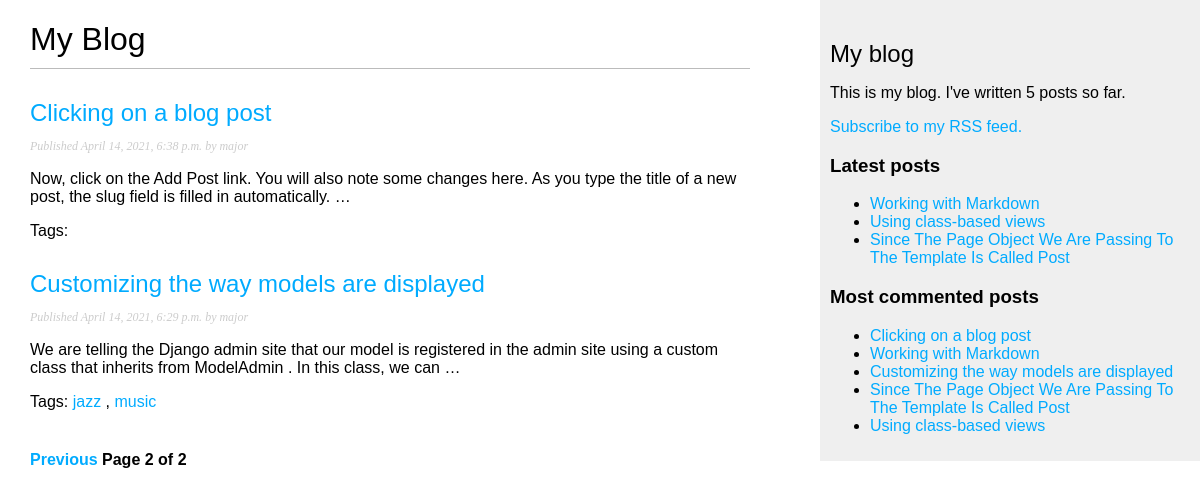
Screenshot of /blog/?page=2 with the database file from the repository.
### blog/models.py (models this page shows, shortened)
class Post(models.Model):
    STATUS_CHOICES = (
        ('draft', 'Draft'),
        ('published', 'Published'),
    )
    title = models.CharField(max_length=250)
    slug = models.SlugField(
        max_length=250,
        unique_for_date='publish'
    )
    author = models.ForeignKey(User, on_delete=models.CASCADE, related_name='blog_posts')
    body = models.TextField()
    publish = models.DateTimeField(default=timezone.now)
    created = models.DateTimeField(auto_now_add=True)
    updated = models.DateTimeField(auto_now=True)
    status = models.CharField(max_length=10, choices=STATUS_CHOICES, default='draft')
    objects = models.Manager()  # The default Manager
    published = PublishedManager()  # Our custom manager
    tags = TaggableManager()
    class Meta:
        ordering = ('-publish',)
    def get_absolute_url(self):
        return reverse(
            'blog:post_detail',
            args=[
                self.publish.year,
                self.publish.month,
                self.publish.day,
                self.slug,
            ])

### blog/views.py (the view)
# urls.py: path('', views.post_list, name='post_list'),
def post_list(request, tag_slug=None):
    object_list = Post.published.all()
    tag = None
    if tag_slug:
        tag = get_object_or_404(Tag, slug=tag_slug)
        object_list = object_list.filter(tags__in=[tag])
    paginator = Paginator(object_list, 3)
    page = request.GET.get('page')
    try:
        posts = paginator.page(page)
    except PageNotAnInteger:
        posts = paginator.page(1)
    except EmptyPage:
        posts = paginator.page(paginator.num_pages)
    return render(request,
                'blog/post/list.html',
                {'page': page,
                 'posts': posts,
                 'tag': tag,})

### blog/models.py (called while the page is built)
    def get_queryset(self):
        return super(PublishedManager, self).get_queryset().filter(status='published')

### blog/templatetags/blog_tags.py (called while the page is built)
@register.simple_tag
def total_posts():
    return Post.published.count()

@register.inclusion_tag('blog/post/latest_posts.html')
def show_latest_posts(count=5):
    latest_posts = Post.published.order_by('-publish')[:count]
    return {'latest_posts': latest_posts}

@register.simple_tag
def get_most_commented_posts(count=5):
    return Post.published.annotate(
        total_comments=Count('comments')
    ).order_by('-total_comments')[:count]

@register.filter(name='markdown')
def markdown_format(text):
    return mark_safe(markdown.markdown(text))

### blog/templates/blog/post/list.html (shortened to what this page needs)
{% extends "blog/base.html" %}
{% load blog_tags %}
{% block content %}
    <h1>My Blog</h1>
    {% for post in posts %}
        <h2>
            <a href="{{ post.get_absolute_url }}">
                {{ post.title }}
            </a>
        </h2>
        <p class="date">
            Published {{ post.publish }} by {{ post.author }}
        </p>
        {{ post.body|markdown|truncatewords:30|linebreaks }}
        <p class="tags">
            Tags:
            {% for tag in post.tags.all %}
                <a href="{% url 'blog:post_list_by_tag' tag.slug %}">
                    {{ tag.name }}
                </a>
                {% if not forloop.last %}, {% endif %}
            {% endfor %}
        </p>
    {% endfor %}
    {% include 'pagination.html' with page=posts %}
{% endblock %}

### blog/templates/blog/base.html (shortened to what this page needs)
{% load blog_tags %}
{% load static %}
<!DOCTYPE html>
<html>
    <head>
        <link rel="stylesheet" href="{% static 'css/blog.css' %}">
    </head>
    <body>
        <div id="content">
            {% block content %}
            {% endblock %}
        </div>
        <div id="sidebar">
            <h2>My blog</h2>
            <p>This is my blog. I've written {% total_posts %} posts so far.</p>
            <p><a href="{% url 'blog:post_feed' %}">Subscribe to my RSS feed.</a></p>
            <h3>Latest posts</h3>
            {% show_latest_posts 3 %}
            <h3>Most commented posts</h3>
            {% get_most_commented_posts as most_commented_posts %}
            <ul>
                {% for post in most_commented_posts %}
                    <li>
                        <a href="{{ post.get_absolute_url }}">{{ post.title }}</a>
                    </li>
                {% endfor %}
            </ul>
        </div>
    </body>
</html>

### blog/templates/blog/post/latest_posts.html
<ul>
    {% for post in latest_posts %}
    <li>
        <a href="{{ post.get_absolute_url }}">{{ post.title }}</a>
    </li>
    {% endfor %}
</ul>

### blog/static/css/blog.css (style rules this page uses)
body { margin:0; padding:0; font-family:helvetica, sans-serif; }
a { color:#00abff; text-decoration:none; }
h1 { font-weight:normal; border-bottom:1px solid #bbb; padding:0 0 10px 0; }
h2 { font-weight:normal; margin:30px 0 0; }
#content { float:left; width:60%; padding:0 0 0 30px; }
#sidebar { float:right; width:30%; padding:10px; background:#efefef; height:100%; }
p.date { color:#ccc; font-family: georgia, serif; font-size: 12px; font-style: italic; }

### rows the page displays
Post: title "Clicking on a blog post", publish "April 14, 2021, 6:38 p.m.", author "major", body "Now, click on the Add Post link. You will also note some changes here. As you type the title of a new post, the slug field is filled in automatically. …"
Post: title "Customizing the way models are displayed", publish "April 14, 2021, 6:29 p.m.", author "major", body "We are telling the Django admin site that our model is registered in the admin site using a custom class that inherits from ModelAdmin . In this class, we can …"
Tag: name "jazz"
Tag: name "music"
Post: title "Working with Markdown"
Post: title "Using class-based views"
Post: title "Since The Page Object We Are Passing To The Template Is Called Post"

### other values shown
{{ page.number }} "2"
{{ page.paginator.num_pages }} "2"
